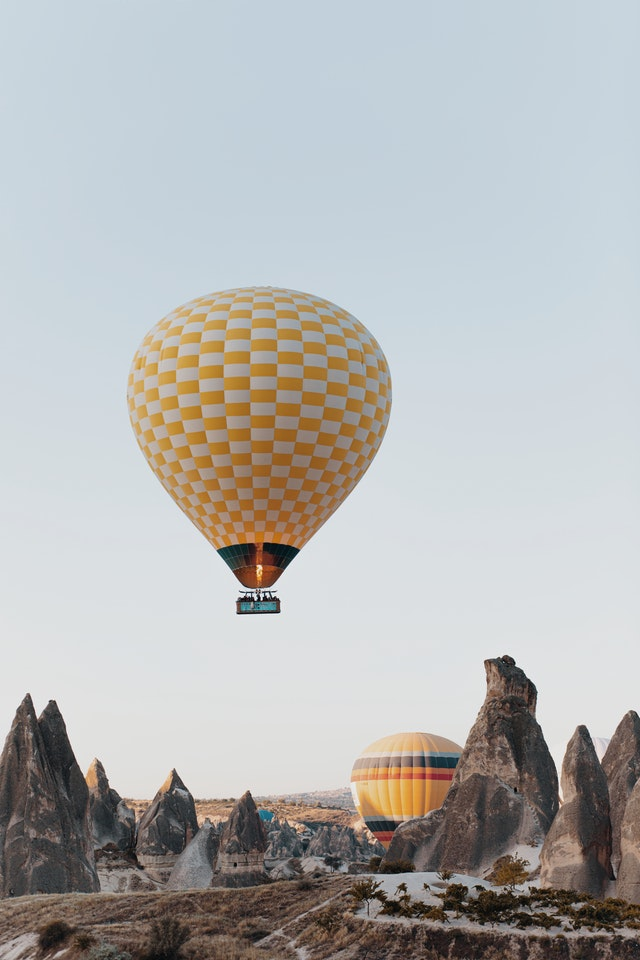
#> input picture Kurs/12. klasör/1.1 aircraft.jpg.jpg, 640 x 960 px
$ jupyter execute '12.5 Resim Dönüşüm Uygulaması (Image Transition).ipynb'
#> lines starting #> are read from the running program, lines starting #| are printed output that depends on the picture
[cell 1]
import  cv2
import  numpy as np

def nothing(x):
    pass
img1=cv2.imread("1.1 aircraft.jpg.jpg")
#> img1 is the input picture: shape (960, 640, 3); mean B, G, R 179.6, 180.6, 180.1
img2=cv2.imread("7.1 balls.jpg.jpg")
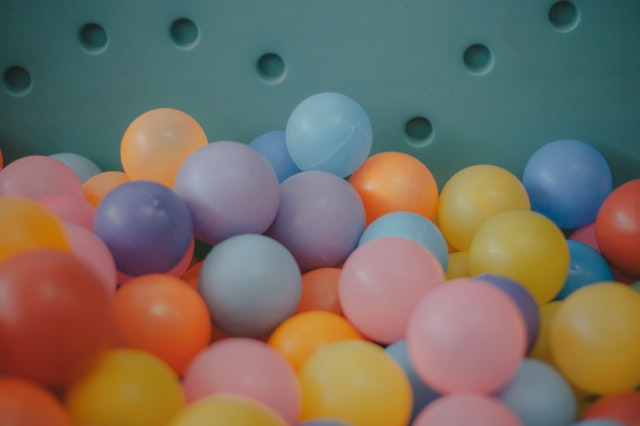
#> input picture Kurs/12. klasör/7.1 balls.jpg.jpg, 640 x 426 px
#> img2 is the input picture: shape (426, 640, 3); mean B, G, R 97.5, 110.1, 120
img1=cv2.resize(img1,(640,480))
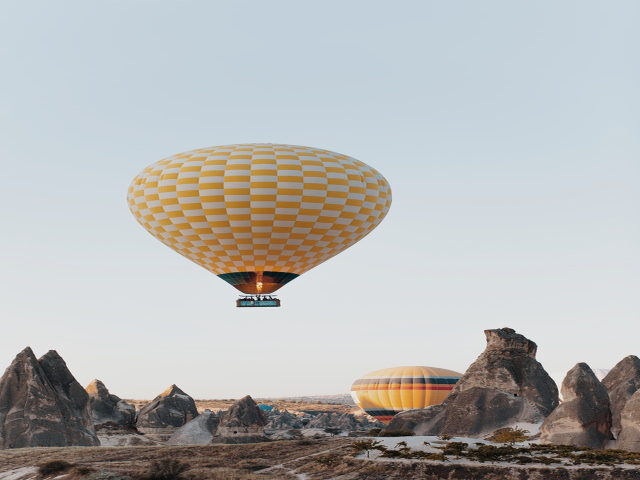
#> img1: shape (480, 640, 3); mean B, G, R 179.7, 180.7, 180.2
img2=cv2.resize(img2,(640,480))
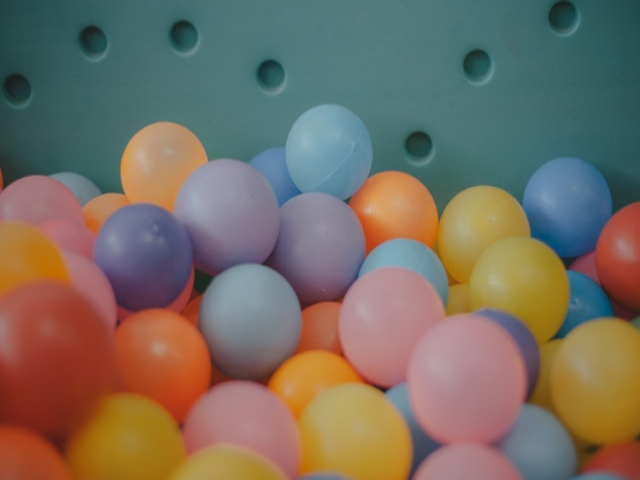
#> img2: shape (480, 640, 3); mean B, G, R 97.4, 110, 119.9
cv2.namedWindow("1")
cv2.createTrackbar("s","1",0,1000,nothing)
#> slider 's' is set to 100
while True:
    alpha=cv2.getTrackbarPos("s","1")
    alpha/=1000
    output=cv2.addWeighted(img1,alpha,img2,1-alpha,0)
    cv2.imshow("1",output)
    cv2.waitKey(20)
    if cv2.waitKey(20) & 0xFF==ord("q"):
#> (key q is pressed here)
        break


cv2.destroyAllWindows()
